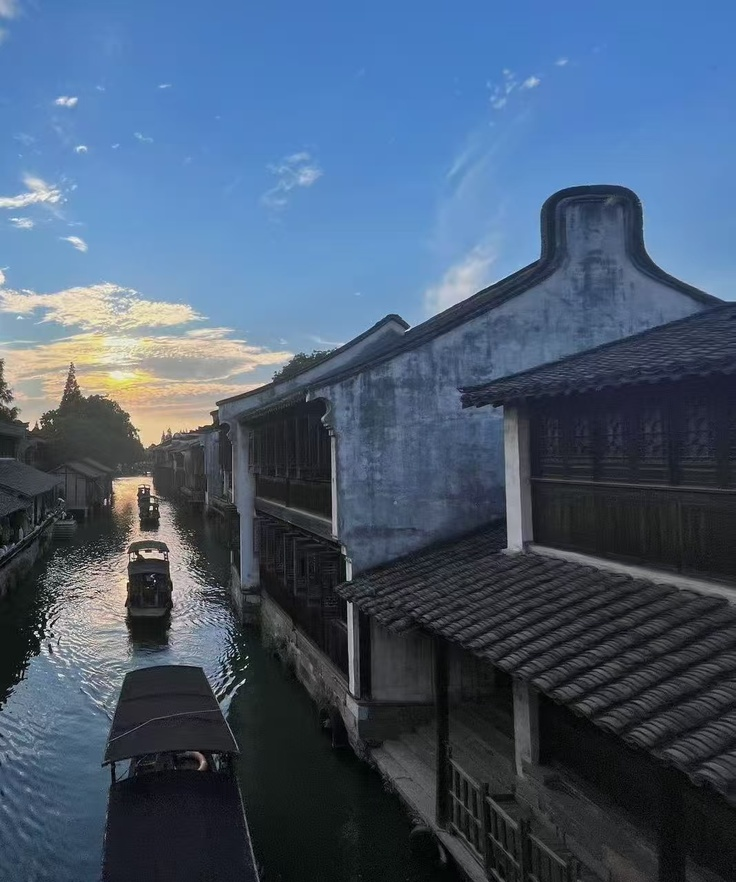
#> input picture a.jpg, 736 x 882 px, shrunk from 1068 x 1280 before the run
$ jupyter execute '实验三_图像拼接.ipynb'
#> lines starting #> are read from the running program, lines starting #| are printed output that depends on the picture; after the words box and inside, x2 and y2 are one past the last pixel; in counts of white or black regions, pixels touching at a corner belong together
# 实验三：图像拼接

本 notebook 把参考代码 image_fusion.py 整理成一条完整流程：读入两张有重叠区域的图像，用 SIFT 提取特征，用 FLANN 做匹配，再用 Lowe 比率检验筛掉错配，最后由 RANSAC 估计单应矩阵，把 b 图透视变换后贴到 a 图上，得到一张拼接图。

## 2.1 导入依赖

OpenCV 负责特征检测、匹配和透视变换，numpy 负责点集和矩阵运算，matplotlib 负责把中间结果画出来。环境没有图形界面，用 Agg 后端，图片直接存文件，同时用 plt.show() 让 Jupyter 里也能看到。

[cell 1]
import os
import time

import numpy as np
import cv2
import matplotlib
matplotlib.use('Agg')
import matplotlib.pyplot as plt

BASE = os.getcwd()
OUT_IMG = os.path.join(BASE, 'output_images')
OUT_RES = os.path.join(BASE, 'result')
os.makedirs(OUT_IMG, exist_ok=True)
os.makedirs(OUT_RES, exist_ok=True)

## 2.2 读取图像并转灰度

a.jpg 和 b.jpg 是同一场景左右各拍一张，中间有一部分重叠。特征点检测只需要灰度信息，所以读完先转灰度。

[cell 2]
img_a = cv2.imread(os.path.join(BASE, 'a.jpg'))
#> img_a is the input picture: shape (882, 736, 3); mean B, G, R 114, 90.8, 72
img_b = cv2.imread(os.path.join(BASE, 'b.jpg'))
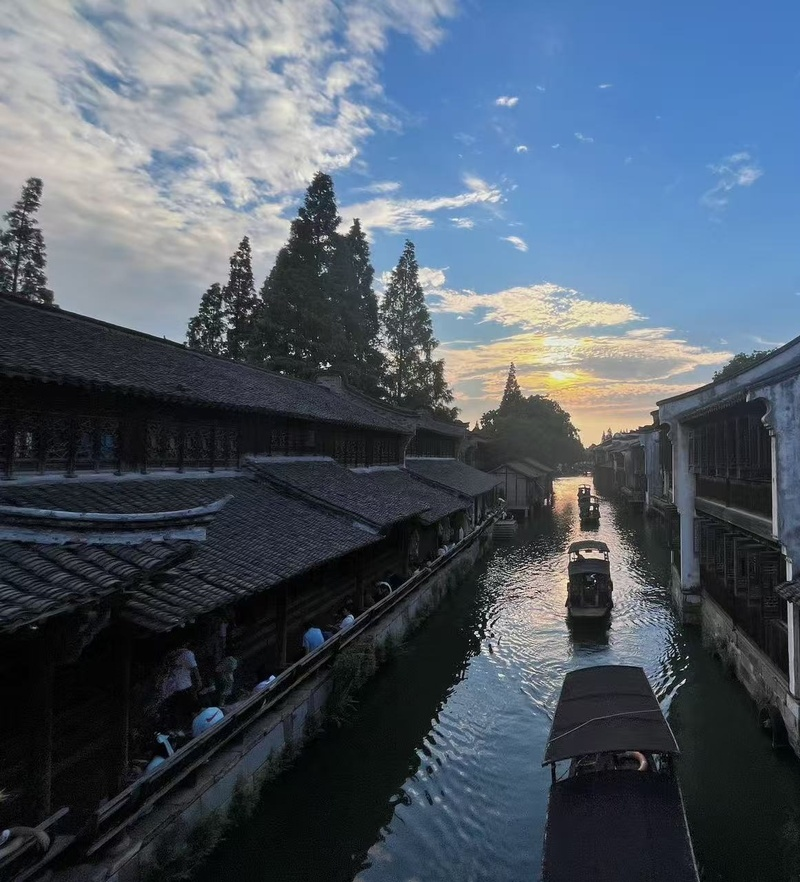
#> input picture b.jpg, 800 x 882 px, shrunk from 1161 x 1280 before the run
#> img_b is the input picture: shape (882, 800, 3); mean B, G, R 102.7, 89.4, 77.7
assert img_a is not None and img_b is not None, 'a.jpg 或 b.jpg 读取失败'

print('a.jpg 尺寸', img_a.shape)
#| a.jpg 尺寸 (882, 736, 3)
print('b.jpg 尺寸', img_b.shape)
#| b.jpg 尺寸 (882, 800, 3)

gray_a = cv2.cvtColor(img_a, cv2.COLOR_BGR2GRAY)
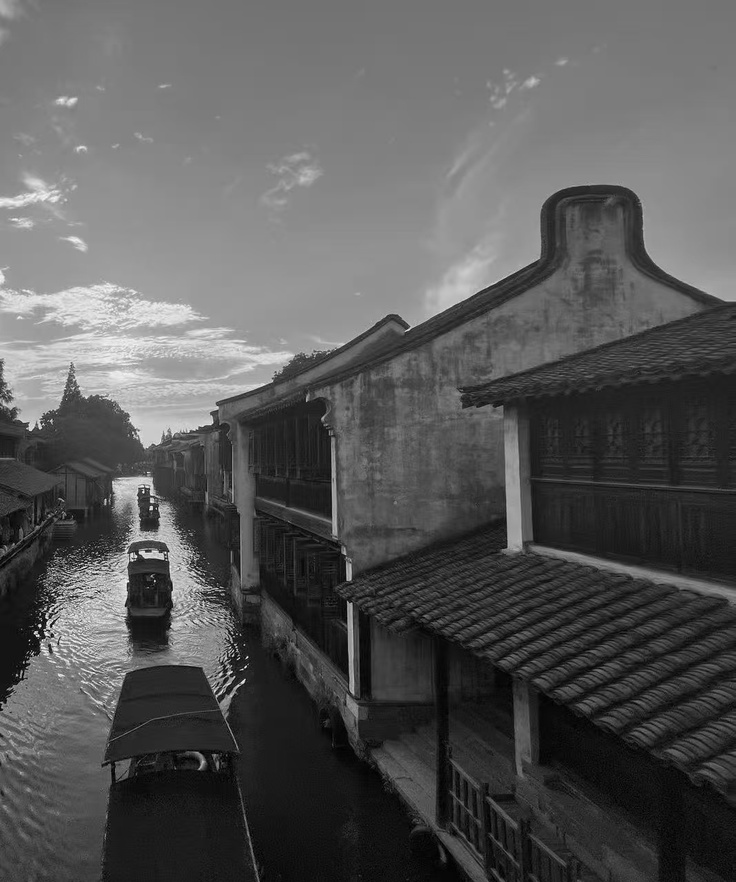
#> gray_a: shape (882, 736); min 0, max 254, mean 87.8
gray_b = cv2.cvtColor(img_b, cv2.COLOR_BGR2GRAY)

fig, axes = plt.subplots(1, 2, figsize=(10, 4.2))
axes[0].imshow(cv2.cvtColor(img_a, cv2.COLOR_BGR2RGB))
axes[0].set_title('Image A')
axes[0].axis('off')
axes[1].imshow(cv2.cvtColor(img_b, cv2.COLOR_BGR2RGB))
axes[1].set_title('Image B')
axes[1].axis('off')
plt.tight_layout()
plt.savefig(os.path.join(OUT_IMG, 'input_images.jpg'), dpi=200, bbox_inches='tight')
plt.show()

## 2.3 SIFT 特征检测

SIFT 先在不同尺度的高斯差分金字塔里找极值点，再给每个关键点算一个 128 维描述符。描述符对尺度、旋转和光照变化都不敏感，所以两张图角度和亮度有差别也能匹配上。

[cell 3]
sift = cv2.SIFT_create()
kp_a, des_a = sift.detectAndCompute(gray_a, None)
#> kp_a = 1671 keypoints; strongest (x, y, size): (40, 626, 2.2), (151, 508, 2.6), (243, 682, 2.3), (51, 626, 1.9)
kp_b, des_b = sift.detectAndCompute(gray_b, None)
#> kp_b = 2360 keypoints; strongest (x, y, size): (480, 625, 2.2), (591, 508, 2.7), (328, 365, 2.6), (683, 682, 2.4)

print('a 图关键点', len(kp_a), '描述符形状', des_a.shape)
#| a 图关键点 1671 描述符形状 (1671, 128)
print('b 图关键点', len(kp_b), '描述符形状', des_b.shape)
#| b 图关键点 2360 描述符形状 (2360, 128)

vis_a = cv2.drawKeypoints(img_a, kp_a, None, color=(0, 255, 0),
                          flags=cv2.DRAW_MATCHES_FLAGS_DRAW_RICH_KEYPOINTS)
vis_b = cv2.drawKeypoints(img_b, kp_b, None, color=(0, 255, 0),
                          flags=cv2.DRAW_MATCHES_FLAGS_DRAW_RICH_KEYPOINTS)

fig, axes = plt.subplots(1, 2, figsize=(10, 4.2))
axes[0].imshow(cv2.cvtColor(vis_a, cv2.COLOR_BGR2RGB))
axes[0].set_title('Keypoints in Image A')
axes[0].axis('off')
axes[1].imshow(cv2.cvtColor(vis_b, cv2.COLOR_BGR2RGB))
axes[1].set_title('Keypoints in Image B')
axes[1].axis('off')
plt.tight_layout()
plt.savefig(os.path.join(OUT_IMG, 'keypoints.jpg'), dpi=200, bbox_inches='tight')
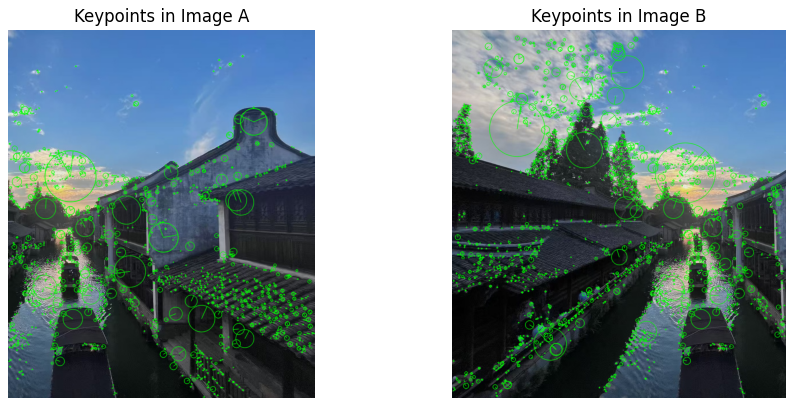
#> figure drawn by matplotlib, 2 panels
plt.show()

## 2.4 FLANN 匹配与 Lowe 比率检验

FLANN 用 KD 树在描述符集合里找近邻，knnMatch 取 k=2，每个点返回最近和次近两个候选。Lowe 比率检验的思路是：只有当最近距离明显小于次近距离（小于 0.7 倍）时才算可靠匹配。如果两个候选差不多近，说明这个点区分度不够，直接丢掉。

[cell 4]
FLANN_INDEX_KDTREE = 1
index_params = dict(algorithm=FLANN_INDEX_KDTREE, trees=5)
search_params = dict(checks=50)
flann = cv2.FlannBasedMatcher(index_params, search_params)
matches = flann.knnMatch(des_a, des_b, k=2)
#> matches = 1671 matches

good = []
for m, n in matches:
    if m.distance < 0.7 * n.distance:
        good.append(m)
#> after the loop, good = 558 matches

print('knn 返回对数', len(matches))
#| knn 返回对数 1671
print('比率检验后保留', len(good))
#| 比率检验后保留 558

best = sorted(good, key=lambda m: m.distance)[:100]
#> best = 100 matches
print('图中画出的匹配对', len(best))
#| 图中画出的匹配对 100

match_vis = cv2.drawMatches(img_a, kp_a, img_b, kp_b, best, None,
                            flags=cv2.DrawMatchesFlags_NOT_DRAW_SINGLE_POINTS)
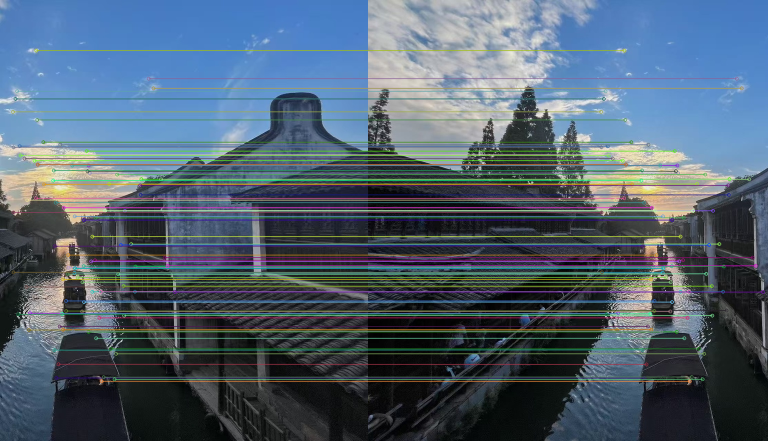
#> match_vis: shape (882, 1536, 3) (shown at 1/2 size); mean B, G, R 111.2, 96.3, 79.9

plt.figure(figsize=(12, 4.8))
plt.imshow(cv2.cvtColor(match_vis, cv2.COLOR_BGR2RGB))
plt.title('Good Matches after Lowe Ratio Test')
plt.axis('off')
plt.savefig(os.path.join(OUT_IMG, 'matches.jpg'), dpi=200, bbox_inches='tight')
plt.show()

## 2.5 RANSAC 估计单应矩阵

单应矩阵 H 是一个 3×3 矩阵，把 b 图的像素坐标映射到 a 图的坐标系。匹配点里仍会有少量错配，findHomography 用 RANSAC：每次随机抽 4 对点算一个 H，统计有多少点符合这个 H，重复多次取内点最多的一组，最后用全部内点重算 H。阈值 5.0 是重投影误差的像素容差。

[cell 5]
src_pts = np.float32([kp_b[m.trainIdx].pt for m in good]).reshape(-1, 1, 2)
#> src_pts = 558 rows, first 8: [444.4, 403.9], [444.4, 403.9], [445.3, 701.6], [446.8, 309.6], [448.4, 391.4], [449.4, 553.9], [449.4, 560.9], [450.3, 405.6]
dst_pts = np.float32([kp_a[m.queryIdx].pt for m in good]).reshape(-1, 1, 2)
#> dst_pts = 558 rows, first 8: [4.19, 403.9], [4.19, 403.9], [5.04, 701.6], [6.67, 309.5], [8.18, 391.4], [8.85, 554], [9.29, 560.7], [9.97, 405.5]

H, mask = cv2.findHomography(src_pts, dst_pts, cv2.RANSAC, 5.0)
#> H = [[1, 9.88e-05, -440.6], [0.000217, 1, -0.0856], [4.55e-07, 7.89e-08, 1]]; mask = 558 values, max 1 at index 0, min 0 at index 23, mean 0.995
inliers = int(mask.sum()) if mask is not None else 0
#> inliers = 555

print('单应矩阵 H =')
print(np.round(H, 3))
#| [[ 1.00100e+00  0.00000e+00 -4.40623e+02]
#|  [ 0.00000e+00  1.00000e+00 -8.60000e-02]
#|  [ 0.00000e+00  0.00000e+00  1.00000e+00]]
print('内点数', inliers, '内点比例', round(inliers / len(good), 3))
#| 内点数 555 内点比例 0.995

proj = cv2.perspectiveTransform(src_pts, H)
#> proj = 558 rows, first 8: [4.08, 403.9], [4.08, 403.9], [4.98, 701.6], [6.45, 309.6], [8.07, 391.4], [9.04, 553.9], [9.13, 560.9], [10, 405.6]
err = np.linalg.norm(proj.reshape(-1, 2) - dst_pts.reshape(-1, 2), axis=1)
#> err = 558 values, max 751.8 at index 557, min 0.0053 at index 326, mean 1.78
print('全部匹配点平均重投影误差', round(float(err.mean()), 2), '像素')
#| 全部匹配点平均重投影误差 1.78 像素
print('内点平均重投影误差', round(float(err[mask.ravel() == 1].mean()), 2), '像素')
#| 内点平均重投影误差 0.22 像素

## 2.6 透视变换与画布拼接

b 图经 H 变换后四个角点的坐标可能跑到负数去，直接变换会被裁掉。先把 b 图变换后的角点和 a 图的角点合在一起求外接框，按外接框建一块足够大的画布，再构造平移矩阵把负坐标推回正值，最后把 a 图原样贴到对应位置。

[cell 6]
t0 = time.time()

h_a, w_a = img_a.shape[:2]
#> h_a = 882; w_a = 736
h_b, w_b = img_b.shape[:2]
#> h_b = 882; w_b = 800

pts = np.float32([[0, 0], [0, h_b], [w_b, h_b], [w_b, 0]]).reshape(-1, 1, 2)
#> pts = [[0, 0], [0, 882], [800, 882], [800, 0]]
dst_corners = cv2.perspectiveTransform(pts, H)
#> dst_corners = [[-440.6, -0.0856], [-440.5, 882.1], [359.8, 881.9], [359.7, 0.0878]]
a_corners = np.float32([[0, 0], [w_a, 0], [w_a, h_a], [0, h_a]]).reshape(-1, 1, 2)
#> a_corners = [[0, 0], [736, 0], [736, 882], [0, 882]]

all_corners = np.concatenate([dst_corners, a_corners], axis=0)
#> all_corners = [[-440.6, -0.0856], [-440.5, 882.1], [359.8, 881.9], [359.7, 0.0878], [0, 0], [736, 0], [736, 882], [0, 882]]
x_min, y_min = np.int32(all_corners.min(axis=0).ravel() - 0.5)
#> x_min = -441; y_min = 0
x_max, y_max = np.int32(all_corners.max(axis=0).ravel() + 0.5)
#> x_max = 736; y_max = 882

T = np.array([[1, 0, -x_min], [0, 1, -y_min], [0, 0, 1]], dtype=np.float32)
#> T = [[1, 0, 441], [0, 1, 0], [0, 0, 1]]

stitched = cv2.warpPerspective(img_b, T @ H, (x_max - x_min, y_max - y_min))
stitched[-y_min:h_a - y_min, -x_min:w_a - x_min] = img_a
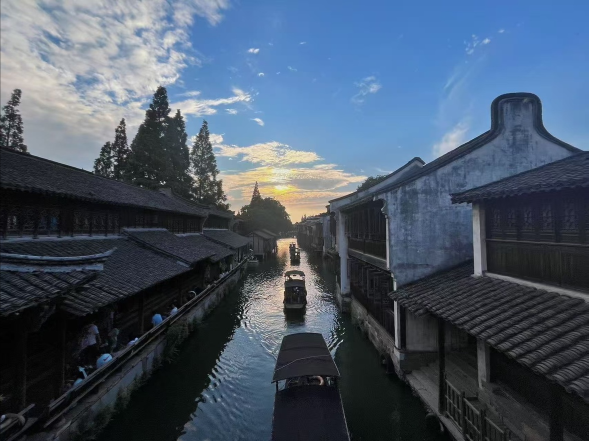
#> stitched: shape (882, 1177, 3) (shown at 1/2 size); mean B, G, R 103, 85.8, 71.9

print('画布尺寸', stitched.shape)
#| 画布尺寸 (882, 1177, 3)
print('耗时', round(time.time() - t0, 2), '秒')

cv2.imwrite(os.path.join(OUT_RES, 'stitched_result.jpg'), stitched)

plt.figure(figsize=(9, 5))
plt.imshow(cv2.cvtColor(stitched, cv2.COLOR_BGR2RGB))
plt.title('Stitched Result')
plt.axis('off')
plt.savefig(os.path.join(OUT_RES, 'stitch_view.jpg'), dpi=200, bbox_inches='tight')
plt.show()

## 2.7 拼接质量检查

拼接好不好，主要看两点：一是重叠区里 a 图和变换后的 b 图内容对不对得上，灰度差越小说明 H 估得越准；二是画布四角有没有留下大片黑边。这里统计重叠区的灰度差分布，顺便把有效区域外接框裁出来。

[cell 7]
mask_b = cv2.warpPerspective(np.ones((h_b, w_b), np.uint8), T @ H,
                              (x_max - x_min, y_max - y_min))
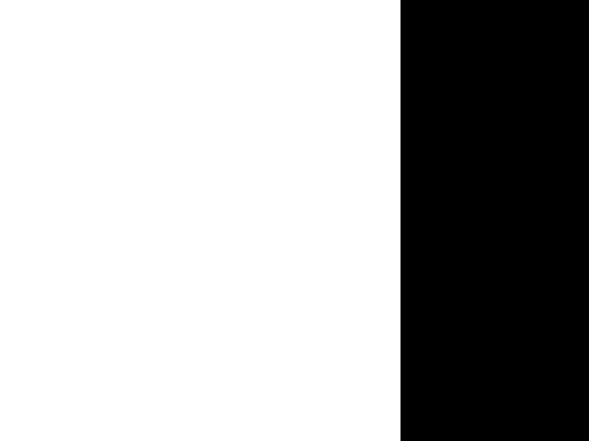
#> mask_b: shape (882, 1177) (shown at 1/2 size); values 0 (black) and 1 (white), 68.1% white; 1 black region, box (x1, y1, x2, y2) and area: (801, 0, 1177, 882) 331632
mask_a = np.zeros_like(mask_b)
mask_a[-y_min:h_a - y_min, -x_min:w_a - x_min] = 1
valid = cv2.bitwise_or(mask_b, mask_a)
#> valid: shape (882, 1177); every value is 1

gray_stitch = cv2.cvtColor(stitched, cv2.COLOR_BGR2GRAY)
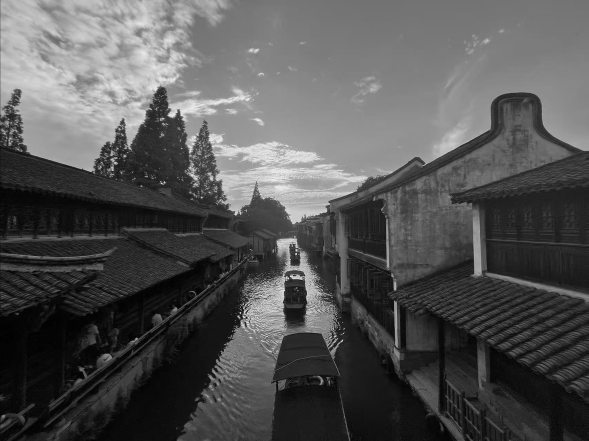
#> gray_stitch: shape (882, 1177) (shown at 1/2 size); min 0, max 254, mean 83.6
black_ratio = float((gray_stitch == 0).sum()) / gray_stitch.size
#> black_ratio = 8.57e-05
print('黑边像素占比', round(black_ratio, 4))
#| 黑边像素占比 0.0001

warped_b = cv2.warpPerspective(img_b, T @ H, (x_max - x_min, y_max - y_min))
gray_wb = cv2.cvtColor(warped_b, cv2.COLOR_BGR2GRAY)
gray_a_canvas = np.zeros_like(gray_wb)
gray_a_canvas[-y_min:h_a - y_min, -x_min:w_a - x_min] = gray_a

overlap = cv2.bitwise_and(mask_a, mask_b) > 0
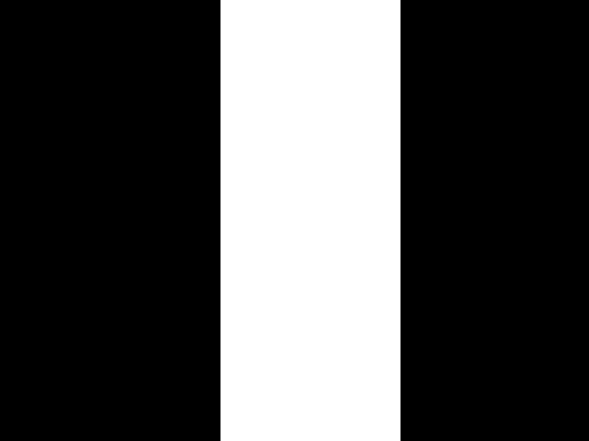
#> overlap: shape (882, 1177) bool (shown at 1/2 size); 30.6% white; 1 white region, box (x1, y1, x2, y2) and area: (441, 0, 801, 882) 317520
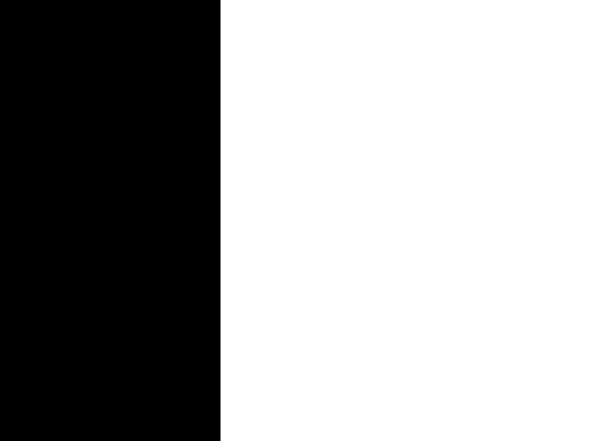
#> mask_a: shape (882, 1177) (shown at 1/2 size); values 0 (black) and 1 (white), 62.5% white; 1 black region, box (x1, y1, x2, y2) and area: (0, 0, 441, 882) 388962
diff = cv2.absdiff(gray_a_canvas, gray_wb)
d = diff[overlap]

print('重叠区像素数', int(overlap.sum()))
#| 重叠区像素数 317520
print('重叠区平均灰度差', round(float(d.mean()), 2))
#| 重叠区平均灰度差 2.15
print('重叠区灰度差95%分位', round(float(np.percentile(d, 95)), 2))
#| 重叠区灰度差95%分位 8.0
print('重叠区灰度差最大值', int(d.max()))
#| 重叠区灰度差最大值 57

ys, xs = np.where(valid > 0)
cropped = stitched[ys.min():ys.max() + 1, xs.min():xs.max() + 1]
print('裁剪后尺寸', cropped.shape)
#| 裁剪后尺寸 (882, 1177, 3)
cv2.imwrite(os.path.join(OUT_RES, 'stitched_cropped.jpg'), cropped)

fig, axes = plt.subplots(1, 3, figsize=(14, 4.4))
axes[0].imshow(cv2.cvtColor(warped_b, cv2.COLOR_BGR2RGB))
axes[0].set_title('Warped Image B')
axes[0].axis('off')
axes[1].imshow(cv2.cvtColor(img_a, cv2.COLOR_BGR2RGB))
axes[1].set_title('Image A')
axes[1].axis('off')
im = axes[2].imshow(np.where(overlap, diff, 0), cmap='inferno', vmin=0, vmax=40)
axes[2].set_title('Gray Difference in Overlap')
axes[2].axis('off')
fig.colorbar(im, ax=axes[2], fraction=0.046, pad=0.04)
plt.tight_layout()
plt.savefig(os.path.join(OUT_RES, 'overlap_diff.jpg'), dpi=200, bbox_inches='tight')
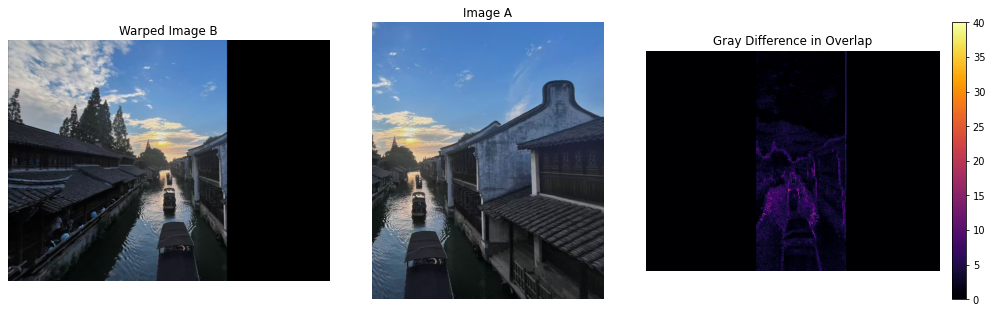
#> figure drawn by matplotlib, 4 panels
plt.show()
